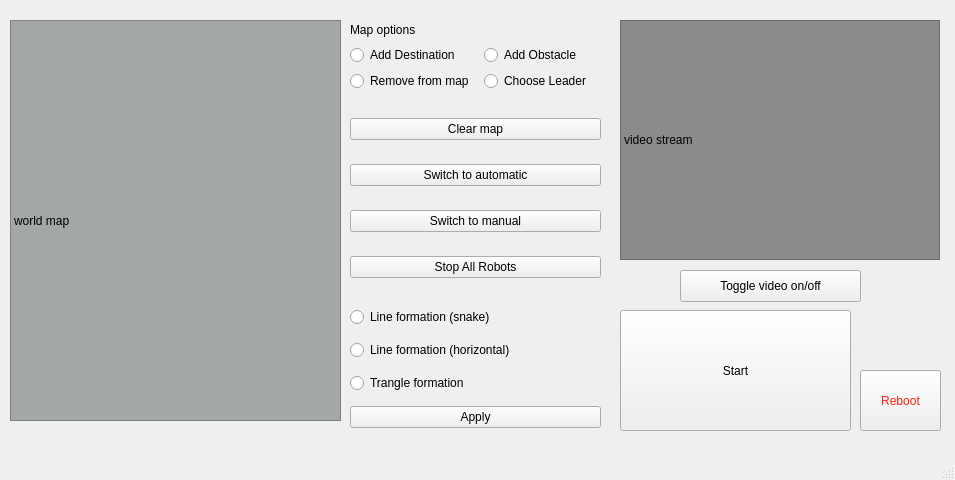
<?xml version="1.0" encoding="UTF-8"?>
<ui version="4.0">
 <class>guijunior</class>
 <widget class="QMainWindow" name="guijunior">
  <property name="geometry">
   <rect>
    <x>0</x>
    <y>0</y>
    <width>955</width>
    <height>480</height>
   </rect>
  </property>
  <property name="windowTitle">
   <string>MainWindow</string>
  </property>
  <widget class="QWidget" name="centralwidget">
   <widget class="QLabel" name="videoStream">
    <property name="geometry">
     <rect>
      <x>620</x>
      <y>20</y>
      <width>320</width>
      <height>240</height>
     </rect>
    </property>
    <property name="styleSheet">
     <string notr="true">
background-color: rgb(138, 140, 140);</string>
    </property>
    <property name="frameShape">
     <enum>QFrame::StyledPanel</enum>
    </property>
    <property name="text">
     <string>video stream</string>
    </property>
    <property name="scaledContents">
     <bool>true</bool>
    </property>
    <property name="wordWrap">
     <bool>false</bool>
    </property>
   </widget>
   <widget class="QLabel" name="worldMap">
    <property name="geometry">
     <rect>
      <x>10</x>
      <y>20</y>
      <width>331</width>
      <height>401</height>
     </rect>
    </property>
    <property name="autoFillBackground">
     <bool>false</bool>
    </property>
    <property name="styleSheet">
     <string notr="true">background-color: rgb(164, 167, 167);</string>
    </property>
    <property name="frameShape">
     <enum>QFrame::StyledPanel</enum>
    </property>
    <property name="frameShadow">
     <enum>QFrame::Plain</enum>
    </property>
    <property name="text">
     <string>world map</string>
    </property>
   </widget>
   <widget class="QPushButton" name="video_toggle">
    <property name="geometry">
     <rect>
      <x>680</x>
      <y>270</y>
      <width>181</width>
      <height>32</height>
     </rect>
    </property>
    <property name="text">
     <string>Toggle video on/off</string>
    </property>
   </widget>
   <widget class="QWidget" name="verticalLayoutWidget">
    <property name="geometry">
     <rect>
      <x>350</x>
      <y>100</y>
      <width>251</width>
      <height>200</height>
     </rect>
    </property>
    <layout class="QVBoxLayout" name="verticalLayout">
     <item>
      <widget class="QPushButton" name="clear_map">
       <property name="text">
        <string>Clear map</string>
       </property>
      </widget>
     </item>
     <item>
      <widget class="QPushButton" name="switch_to_automatic">
       <property name="text">
        <string>Switch to automatic</string>
       </property>
      </widget>
     </item>
     <item>
      <widget class="QPushButton" name="switch_to_manual">
       <property name="text">
        <string>Switch to manual</string>
       </property>
      </widget>
     </item>
     <item>
      <widget class="QPushButton" name="stop_all_robots">
       <property name="text">
        <string>Stop All Robots</string>
       </property>
      </widget>
     </item>
    </layout>
   </widget>
   <widget class="QPushButton" name="reboot_button">
    <property name="geometry">
     <rect>
      <x>860</x>
      <y>370</y>
      <width>81</width>
      <height>61</height>
     </rect>
    </property>
    <property name="styleSheet">
     <string notr="true">color: rgb(255, 35, 15);</string>
    </property>
    <property name="text">
     <string>Reboot</string>
    </property>
   </widget>
   <widget class="QPushButton" name="start_button">
    <property name="geometry">
     <rect>
      <x>620</x>
      <y>310</y>
      <width>231</width>
      <height>121</height>
     </rect>
    </property>
    <property name="styleSheet">
     <string notr="true"/>
    </property>
    <property name="text">
     <string>Start</string>
    </property>
   </widget>
   <widget class="QWidget" name="gridLayoutWidget">
    <property name="geometry">
     <rect>
      <x>350</x>
      <y>300</y>
      <width>251</width>
      <height>139</height>
     </rect>
    </property>
    <layout class="QGridLayout" name="gridLayout_3">
     <item row="1" column="0">
      <widget class="QRadioButton" name="line_formation_horizontal">
       <property name="text">
        <string>Line formation (horizontal)</string>
       </property>
      </widget>
     </item>
     <item row="3" column="0">
      <widget class="QPushButton" name="apply_formation">
       <property name="text">
        <string>Apply</string>
       </property>
      </widget>
     </item>
     <item row="2" column="0">
      <widget class="QRadioButton" name="trangle_formation">
       <property name="text">
        <string>Trangle formation</string>
       </property>
      </widget>
     </item>
     <item row="0" column="0">
      <widget class="QRadioButton" name="line_formation_snake">
       <property name="text">
        <string>Line formation (snake)</string>
       </property>
      </widget>
     </item>
    </layout>
   </widget>
   <widget class="QWidget" name="gridLayoutWidget_2">
    <property name="geometry">
     <rect>
      <x>350</x>
      <y>20</y>
      <width>261</width>
      <height>71</height>
     </rect>
    </property>
    <layout class="QGridLayout" name="gridLayout_4">
     <item row="1" column="1">
      <widget class="QRadioButton" name="add_obstacle">
       <property name="text">
        <string>Add Obstacle</string>
       </property>
      </widget>
     </item>
     <item row="1" column="0">
      <widget class="QRadioButton" name="add_destination">
       <property name="text">
        <string>Add Destination</string>
       </property>
      </widget>
     </item>
     <item row="2" column="0">
      <widget class="QRadioButton" name="remove_from_map">
       <property name="text">
        <string>Remove from map</string>
       </property>
      </widget>
     </item>
     <item row="0" column="0">
      <widget class="QLabel" name="label">
       <property name="text">
        <string>Map options</string>
       </property>
      </widget>
     </item>
     <item row="2" column="1">
      <widget class="QRadioButton" name="choose_leader">
       <property name="text">
        <string>Choose Leader</string>
       </property>
      </widget>
     </item>
    </layout>
   </widget>
  </widget>
  <widget class="QMenuBar" name="menubar">
   <property name="geometry">
    <rect>
     <x>0</x>
     <y>0</y>
     <width>955</width>
     <height>22</height>
    </rect>
   </property>
  </widget>
  <widget class="QStatusBar" name="statusbar"/>
 </widget>
 <resources/>
 <connections/>
</ui>
